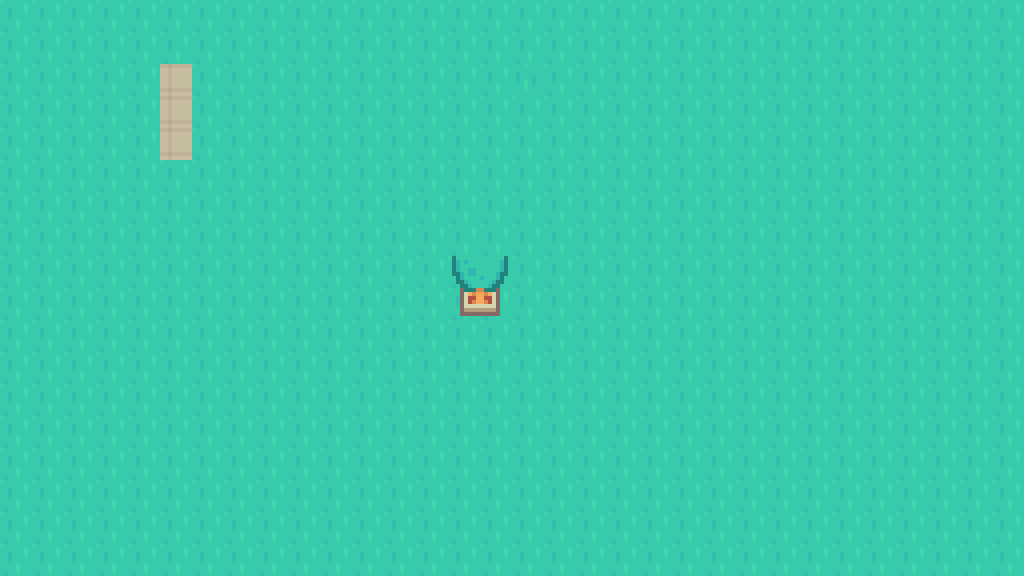

Below is a game level as drawn by its tile map, then a one-line description and the .tmx file that defines it, in full:
An orthogonal 32x18 tile map with 32x32 px tiles, 2 tile layers (Tile Layer 1, Tile Layer 2).

<map version="1.10" tiledversion="1.10.0" orientation="orthogonal" renderorder="right-down" width="32" height="18" tilewidth="32" tileheight="32" infinite="0" nextlayerid="3" nextobjectid="1">
 <tileset firstgid="1" name="testTiles" tilewidth="32" tileheight="32" tilecount="216" columns="18">
  <image source="maps/tileset.png" width="576" height="384" />
 </tileset>
 <layer id="1" name="Tile Layer 1" width="32" height="18">
  <data encoding="csv">
20,20,20,20,20,20,20,20,20,20,20,20,20,20,20,20,20,20,20,20,20,20,20,20,20,20,20,20,20,20,20,20,
20,20,20,20,20,20,20,20,20,20,20,20,20,20,20,20,20,20,20,20,20,20,20,20,20,20,20,20,20,20,20,20,
20,20,20,20,20,44,20,20,20,20,20,20,20,20,20,20,39,20,20,20,20,20,20,20,20,20,20,20,20,20,20,20,
20,20,20,20,20,44,20,20,20,20,20,20,20,20,20,20,20,20,20,20,20,20,20,20,20,20,20,20,20,20,20,20,
20,20,20,20,20,44,20,20,20,20,20,20,20,20,20,20,20,20,20,20,20,20,20,20,20,20,20,20,20,20,20,20,
20,20,20,20,20,20,20,20,20,20,20,20,20,20,20,20,20,20,20,20,20,20,20,20,20,20,20,20,20,20,20,20,
20,20,20,20,20,20,20,20,20,20,20,20,20,20,20,20,20,20,20,20,20,20,20,20,20,20,20,20,20,20,20,20,
20,20,20,20,20,20,20,20,20,20,20,20,20,20,20,20,20,20,20,20,20,20,20,20,20,20,20,20,20,20,20,20,
20,20,20,20,20,20,20,20,20,20,20,20,20,20,20,20,20,20,20,20,20,20,20,20,20,20,20,20,20,20,20,20,
20,20,20,20,20,20,20,20,20,20,20,20,20,20,20,20,20,20,20,20,20,20,20,20,20,20,20,20,20,20,20,20,
20,20,20,20,20,20,20,20,20,20,20,20,20,20,20,20,20,20,20,20,20,20,20,20,20,20,20,20,20,20,20,20,
20,20,20,20,20,20,20,20,20,20,20,20,20,20,20,20,20,20,20,20,20,20,20,20,20,20,20,20,20,20,20,20,
20,20,20,20,20,20,20,20,20,20,20,20,20,20,20,20,20,20,20,20,20,20,20,20,20,20,20,20,20,20,20,20,
20,20,20,20,20,20,20,20,20,20,20,20,20,20,20,20,20,20,20,20,20,20,20,20,20,20,20,20,20,20,20,20,
20,20,20,20,20,20,20,20,20,20,20,20,20,20,20,20,20,20,20,20,20,20,20,20,20,20,20,20,20,20,20,20,
20,20,20,20,20,20,20,20,20,20,20,20,20,20,20,20,20,20,20,20,20,20,20,20,20,20,20,20,20,20,20,20,
20,20,20,20,20,20,20,20,20,20,20,20,20,20,20,20,20,20,20,20,20,20,20,20,20,20,20,20,20,20,20,20,
20,20,20,20,20,20,20,20,20,20,20,20,20,20,20,20,20,20,20,20,20,20,20,20,20,20,20,20,20,20,20,20
</data>
 </layer>
 <layer id="2" name="Tile Layer 2" width="32" height="18">
  <data encoding="csv">
0,0,0,0,0,0,0,0,0,0,0,0,0,0,0,0,0,0,0,0,0,0,0,0,0,0,0,0,0,0,0,0,
0,0,0,0,0,0,0,0,0,0,0,0,0,0,0,0,0,0,0,0,0,0,0,0,0,0,0,0,0,0,0,0,
0,0,0,0,0,0,0,0,0,0,0,0,0,0,0,0,0,0,0,0,0,0,0,0,0,0,0,0,0,0,0,0,
0,0,0,0,0,0,0,0,0,0,0,0,0,0,0,0,0,0,0,0,0,0,0,0,0,0,0,0,0,0,0,0,
0,0,0,0,0,0,0,0,0,0,0,0,0,0,0,0,0,0,0,0,0,0,0,0,0,0,0,0,0,0,0,0,
0,0,0,0,0,0,0,0,0,0,0,0,0,0,0,0,0,0,0,0,0,0,0,0,0,0,0,0,0,0,0,0,
0,0,0,0,0,0,0,0,0,0,0,0,0,0,0,0,0,0,0,0,0,0,0,0,0,0,0,0,0,0,0,0,
0,0,0,0,0,0,0,0,0,0,0,0,0,0,0,0,0,0,0,0,0,0,0,0,0,0,0,0,0,0,0,0,
0,0,0,0,0,0,0,0,0,0,0,0,0,0,187,188,0,0,0,0,0,0,0,0,0,0,0,0,0,0,0,0,
0,0,0,0,0,0,0,0,0,0,0,0,0,0,205,206,0,0,0,0,0,0,0,0,0,0,0,0,0,0,0,0,
0,0,0,0,0,0,0,0,0,0,0,0,0,0,0,0,0,0,0,0,0,0,0,0,0,0,0,0,0,0,0,0,
0,0,0,0,0,0,0,0,0,0,0,0,0,0,0,0,0,0,0,0,0,0,0,0,0,0,0,0,0,0,0,0,
0,0,0,0,0,0,0,0,0,0,0,0,0,0,0,0,0,0,0,0,0,0,0,0,0,0,0,0,0,0,0,0,
0,0,0,0,0,0,0,0,0,0,0,0,0,0,0,0,0,0,0,0,0,0,0,0,0,0,0,0,0,0,0,0,
0,0,0,0,0,0,0,0,0,0,0,0,0,0,0,0,0,0,0,0,0,0,0,0,0,0,0,0,0,0,0,0,
0,0,0,0,0,0,0,0,0,0,0,0,0,0,0,0,0,0,0,0,0,0,0,0,0,0,0,0,0,0,0,0,
0,0,0,0,0,0,0,0,0,0,0,0,0,0,0,0,0,0,0,0,0,0,0,0,0,0,0,0,0,0,0,0,
0,0,0,0,0,0,0,0,0,0,0,0,0,0,0,0,0,0,0,0,0,0,0,0,0,0,0,0,0,0,0,0
</data>
 </layer>
</map>
